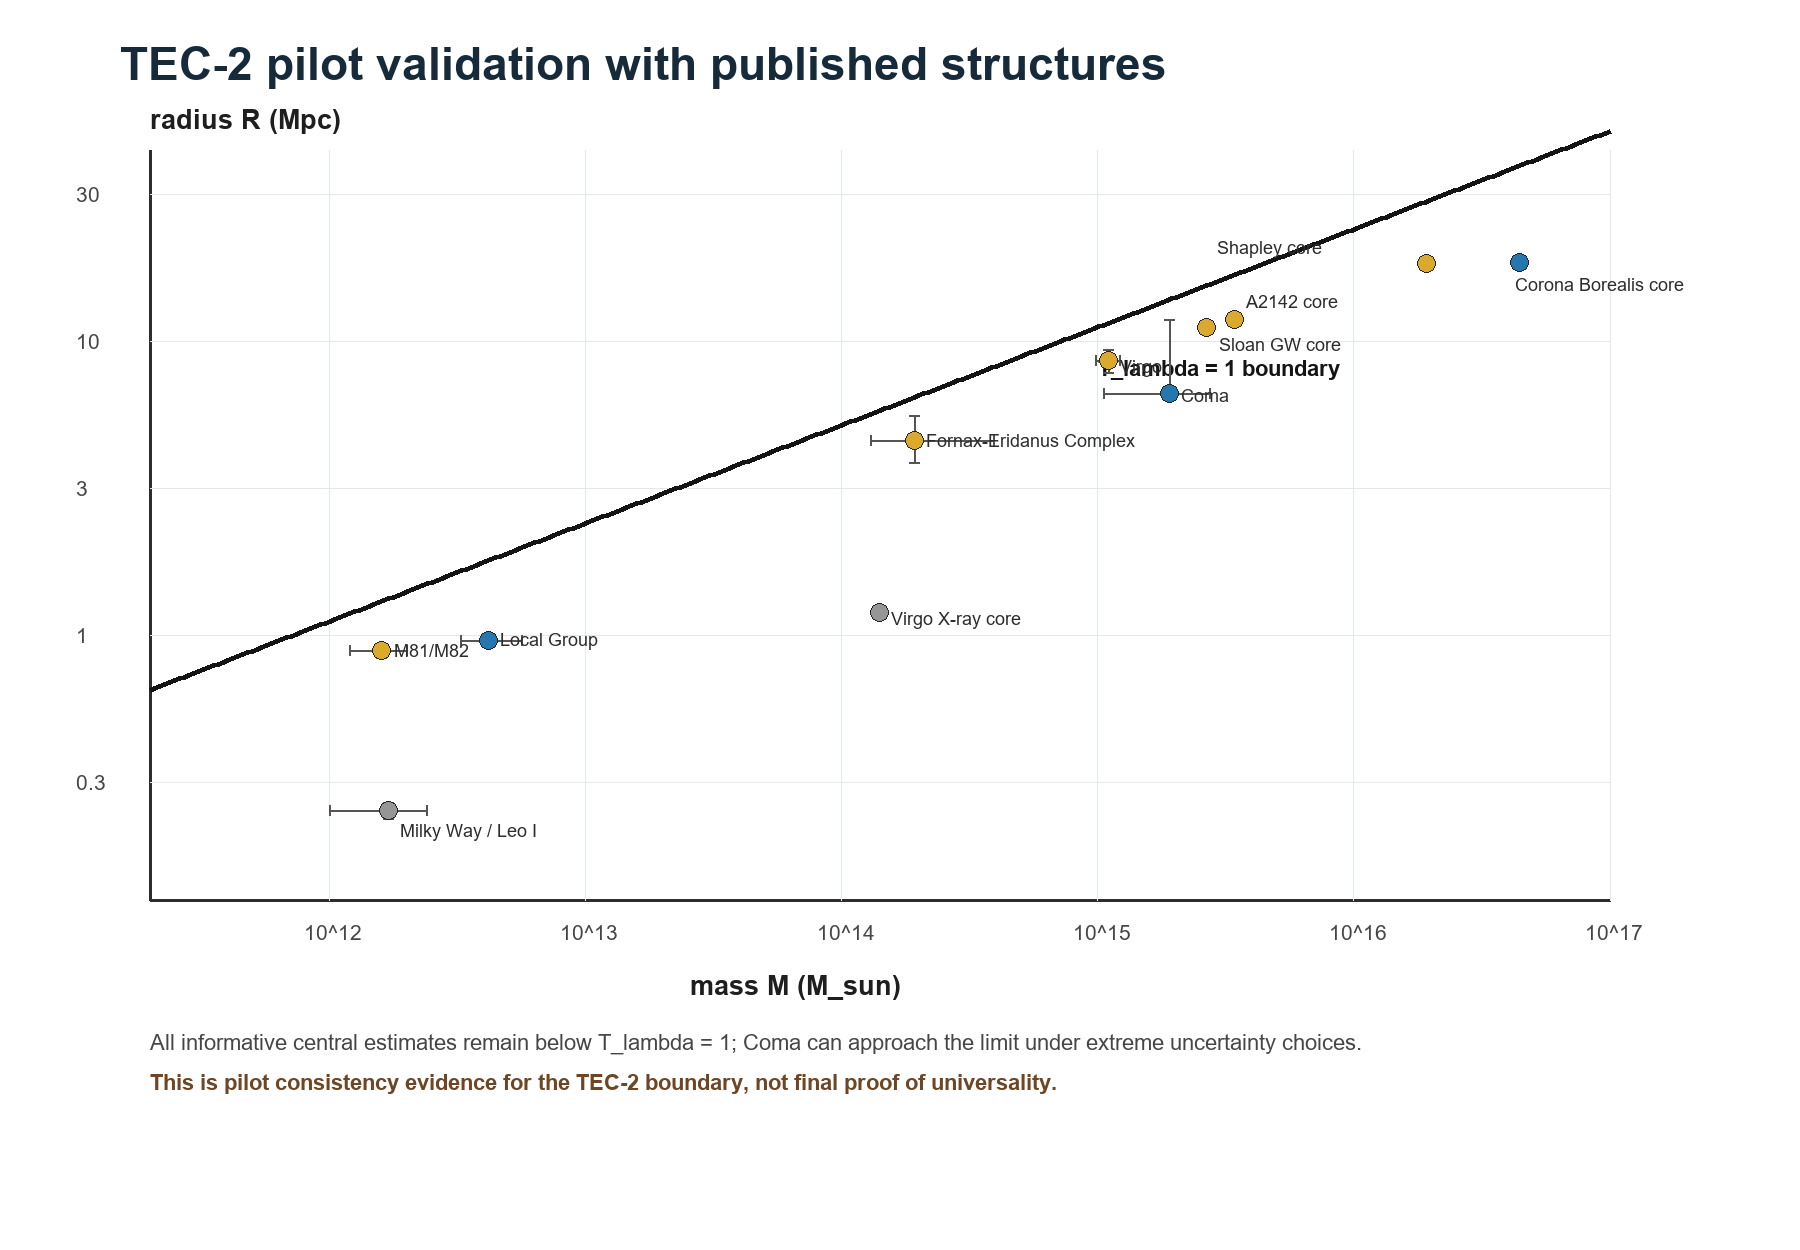

Recreate this plot in Python.
from __future__ import annotations

import json
import math
from pathlib import Path

import pandas as pd
from PIL import Image, ImageDraw, ImageFont


OUT = Path(__file__).resolve().parents[1]
CSV_OUT = OUT / "data" / "tec_literature_validation.csv"
CSV_PUBLIC_OUT = OUT / "data" / "cosmic_binding_basins_literature_validation.csv"
SUMMARY_OUT = OUT / "data" / "tec_literature_validation_summary.json"
FIG_OUT = OUT / "figures" / "tec_literature_validation.png"

G = 6.67430e-11
M_SUN = 1.98847e30
MPC = 3.0856775814913673e22
H0_KM = 67.4
H0 = H0_KM * 1000 / MPC
H = H0_KM / 100.0
OMEGA_L = 0.685

RADIUS_TYPE_EN = {
    "satélite ligado, não turnaround": "bound satellite (not turnaround)",
    "zero-velocity / turnaround local": "zero-velocity / local turnaround",
    "zero-velocity / turnaround aproximado": "zero-velocity / approximate turnaround",
    "raio interno, não turnaround": "internal core radius (not turnaround)",
    "turnaround/infall bound; ambiente filamentar": "turnaround/infall bound; filamentary environment",
    "turnaround/collapsing core": "turnaround/collapsing core",
    "turnaround/candidate bound supercluster": "turnaround/candidate bound supercluster",
}

NOTES_EN = {
    "Teste interno: deve estar muito abaixo da fronteira TEC-2.": "Internal control: should lie far below the TEC-2 boundary.",
    "Massa independente e raio de zero-velocity local.": "Independent mass estimate and local zero-velocity radius.",
    "Grupo local próximo usado como teste de turnaround.": "Nearby local group used as a turnaround-scale test.",
    "Massa de grupos virializados e intervalo de superfície de velocidade zero.": "Mass from virialized groups and zero-velocity surface interval.",
    "Estimativa via modelo Tolman-Bondi/local flow.": "Estimate based on Tolman-Bondi/local-flow modelling.",
    "Ponto interno não informativo para fronteira, mas deve cumprir TΛ << 1.": "Internal control, not informative as a boundary point, but expected to satisfy TΛ << 1.",
    "Raio de turnaround inferior e possível limite superior; Coma não é isolado.": "Lower turnaround/infall radius and possible upper limit; Coma is not isolated.",
    "Massa e raio publicados em unidades h^-1.": "Published mass and radius converted from h^-1 units.",
    "Core colapsante comparado em estudos de superenxames.": "Collapsing core discussed in supercluster studies.",
    "Core massivo em turnaround/collapse.": "Massive core in turnaround/collapse.",
    "Estimativa clássica de estrutura grande ligada; incertezas sistemáticas altas.": "Classical candidate for a large bound structure; systematic uncertainties are high.",
}


def font(size: int, bold: bool = False) -> ImageFont.FreeTypeFont:
    candidates = [
        r"C:\Windows\Fonts\arialbd.ttf" if bold else r"C:\Windows\Fonts\arial.ttf",
        r"C:\Windows\Fonts\calibrib.ttf" if bold else r"C:\Windows\Fonts\calibri.ttf",
    ]
    for item in candidates:
        if Path(item).exists():
            return ImageFont.truetype(item, size)
    return ImageFont.load_default()


def convert_h_inv(value: float) -> float:
    return value / H


def t_lambda(mass_msun: float, radius_mpc: float) -> float:
    return OMEGA_L * H0**2 * (radius_mpc * MPC) ** 3 / (G * mass_msun * M_SUN)


def r_lambda_mpc(mass_msun: float) -> float:
    return (G * mass_msun * M_SUN / (OMEGA_L * H0**2)) ** (1 / 3) / MPC


def add_row(rows, name, kind, mass, radius, source, mass_low=None, mass_high=None, radius_low=None, radius_high=None, notes=""):
    mass_low = mass if mass_low is None else mass_low
    mass_high = mass if mass_high is None else mass_high
    radius_low = radius if radius_low is None else radius_low
    radius_high = radius if radius_high is None else radius_high
    t = t_lambda(mass, radius)
    t_low = t_lambda(mass_high, radius_low)
    t_high = t_lambda(mass_low, radius_high)
    rlim = r_lambda_mpc(mass)
    rows.append(
        {
            "estrutura": name,
            "tipo_medida": kind,
            "massa_msun": mass,
            "massa_low_msun": mass_low,
            "massa_high_msun": mass_high,
            "raio_mpc": radius,
            "raio_low_mpc": radius_low,
            "raio_high_mpc": radius_high,
            "R_lambda_mpc": rlim,
            "R_sobre_R_lambda": radius / rlim,
            "T_lambda": t,
            "T_lambda_low": t_low,
            "T_lambda_high": t_high,
            "cumpre_limite_T_menor_1": t <= 1,
            "pode_violar_com_incerteza": t_high > 1,
            "fonte": source,
            "notas": notes,
        }
    )


def build_dataset() -> pd.DataFrame:
    rows = []

    add_row(
        rows,
        "Milky Way / Leo I",
        "satélite ligado, não turnaround",
        mass=1.7e12,
        mass_low=1.0e12,
        mass_high=2.4e12,
        radius=0.254,
        radius_low=0.238,
        radius_high=0.270,
        source="Pavlidou & Tomaras 2014; Bellazzini et al. 2004; Boylan-Kolchin et al. 2013",
        notes="Teste interno: deve estar muito abaixo da fronteira TEC-2.",
    )
    add_row(
        rows,
        "Local Group",
        "zero-velocity / turnaround local",
        mass=4.17e12,
        mass_low=3.24e12,
        mass_high=5.62e12,
        radius=0.96,
        radius_low=0.93,
        radius_high=0.99,
        source="Karachentsev & Kashibadze 2006; Gonzalez et al. 2013; Pavlidou & Tomaras 2014",
        notes="Massa independente e raio de zero-velocity local.",
    )
    add_row(
        rows,
        "M81/M82 Group",
        "zero-velocity / turnaround local",
        mass=1.6e12,
        mass_low=1.2e12,
        mass_high=2.0e12,
        radius=0.89,
        radius_low=0.84,
        radius_high=0.94,
        source="Karachentsev et al. 2002; Karachentsev & Kashibadze 2006; Pavlidou & Tomaras 2014",
        notes="Grupo local próximo usado como teste de turnaround.",
    )
    add_row(
        rows,
        "Fornax-Eridanus Complex",
        "zero-velocity / turnaround aproximado",
        mass=1.92e14,
        mass_low=1.30e14,
        mass_high=3.93e14,
        radius=4.60,
        radius_low=3.88,
        radius_high=5.60,
        source="Nasonova et al. 2011; Tanoglidis et al. 2014",
        notes="Massa de grupos virializados e intervalo de superfície de velocidade zero.",
    )
    add_row(
        rows,
        "Virgo Cluster",
        "zero-velocity / turnaround local",
        mass=1.10e15,
        mass_low=0.98e15,
        mass_high=1.22e15,
        radius=8.60,
        radius_low=7.80,
        radius_high=9.40,
        source="Karachentsev & Nasonova 2010; Tanoglidis et al. 2014",
        notes="Estimativa via modelo Tolman-Bondi/local flow.",
    )
    add_row(
        rows,
        "Virgo Cluster X-ray core",
        "raio interno, não turnaround",
        mass=1.4e14,
        radius=1.20,
        source="Urban et al. 2011; Pavlidou & Tomaras 2014",
        notes="Ponto interno não informativo para fronteira, mas deve cumprir TΛ << 1.",
    )
    add_row(
        rows,
        "Coma Cluster",
        "turnaround/infall bound; ambiente filamentar",
        mass=1.90e15,
        mass_low=1.05e15,
        mass_high=2.74e15,
        radius=6.66,
        radius_low=6.66,
        radius_high=11.82,
        source="Benisty et al. 2025 preprint; Gavazzi et al. 2009; Pavlidou & Tomaras 2014",
        notes="Raio de turnaround inferior e possível limite superior; Coma não é isolado.",
    )
    add_row(
        rows,
        "A2142 supercluster core",
        "turnaround/collapsing core",
        mass=convert_h_inv(2.3e15),
        radius=convert_h_inv(8.0),
        source="Einasto et al. 2018/2021",
        notes="Massa e raio publicados em unidades h^-1.",
    )
    add_row(
        rows,
        "Sloan Great Wall core",
        "turnaround/collapsing core",
        mass=convert_h_inv(1.8e15),
        radius=convert_h_inv(7.5),
        source="Einasto et al. 2016/2021",
        notes="Core colapsante comparado em estudos de superenxames.",
    )
    add_row(
        rows,
        "Shapley supercluster core",
        "turnaround/collapsing core",
        mass=convert_h_inv(1.3e16),
        radius=convert_h_inv(12.4),
        source="Einasto et al. 2021; Reisenegger et al. 2000",
        notes="Core massivo em turnaround/collapse.",
    )
    add_row(
        rows,
        "Corona Borealis core",
        "turnaround/candidate bound supercluster",
        mass=convert_h_inv(3.0e16),
        radius=convert_h_inv(12.5),
        source="Pearson et al. 2014; Einasto et al. 2021",
        notes="Estimativa clássica de estrutura grande ligada; incertezas sistemáticas altas.",
    )
    return pd.DataFrame(rows)


def summarize(df: pd.DataFrame) -> dict:
    informative = df[~df["tipo_medida"].str.contains("não turnaround", case=False, regex=False)]
    return {
        "n_total": int(len(df)),
        "n_informative_turnaround_like": int(len(informative)),
        "n_central_T_less_equal_1": int((informative["T_lambda"] <= 1).sum()),
        "n_possible_uncertainty_violation": int(informative["pode_violar_com_incerteza"].sum()),
        "median_T_informative": float(informative["T_lambda"].median()),
        "max_T_central_informative": float(informative["T_lambda"].max()),
        "objects_possible_uncertainty_violation": informative.loc[informative["pode_violar_com_incerteza"], "estrutura"].tolist(),
    }


def public_dataset(df: pd.DataFrame) -> pd.DataFrame:
    public = df.copy()
    public["radius_type"] = public["tipo_medida"].map(RADIUS_TYPE_EN).fillna(public["tipo_medida"])
    public["notes"] = public["notas"].map(NOTES_EN).fillna(public["notas"])
    public = public.rename(
        columns={
            "estrutura": "object",
            "massa_msun": "mass_msun",
            "massa_low_msun": "mass_low_msun",
            "massa_high_msun": "mass_high_msun",
            "raio_mpc": "radius_mpc",
            "raio_low_mpc": "radius_low_mpc",
            "raio_high_mpc": "radius_high_mpc",
            "T_lambda": "T_lambda",
            "T_lambda_low": "T_lambda_low",
            "T_lambda_high": "T_lambda_high",
            "pode_violar_com_incerteza": "possible_uncertainty_violation",
            "fonte": "source",
        }
    )
    return public[
        [
            "object",
            "radius_type",
            "mass_msun",
            "mass_low_msun",
            "mass_high_msun",
            "radius_mpc",
            "radius_low_mpc",
            "radius_high_mpc",
            "T_lambda",
            "T_lambda_low",
            "T_lambda_high",
            "possible_uncertainty_violation",
            "source",
            "notes",
        ]
    ]


def draw_validation_plot(df: pd.DataFrame) -> None:
    img = Image.new("RGB", (1800, 1250), "white")
    d = ImageDraw.Draw(img)
    title_font = font(46, True)
    label_font = font(27, True)
    tick_font = font(21)
    small_font = font(18)
    d.text((120, 38), "TEC-2 pilot validation with published structures", fill=(22, 42, 58), font=title_font)
    left, top, right, bottom = 150, 150, 1610, 900
    xlim = (11.3, 17.0)
    ylim = (-0.9, 1.65)

    def xmap(x):
        return left + (x - xlim[0]) / (xlim[1] - xlim[0]) * (right - left)

    def ymap(y):
        return bottom - (y - ylim[0]) / (ylim[1] - ylim[0]) * (bottom - top)

    d.line((left, bottom, right, bottom), fill=(45, 45, 45), width=3)
    d.line((left, top, left, bottom), fill=(45, 45, 45), width=3)
    for x in [12, 13, 14, 15, 16, 17]:
        xx = xmap(x)
        d.line((xx, top, xx, bottom), fill=(227, 232, 238), width=1)
        d.text((xx - 25, bottom + 20), f"10^{x}", fill=(70, 70, 70), font=tick_font)
    for y, label in [(-0.5, "0.3"), (0, "1"), (0.5, "3"), (1, "10"), (1.5, "30")]:
        yy = ymap(y)
        d.line((left, yy, right, yy), fill=(227, 232, 238), width=1)
        d.text((left - 74, yy - 12), label, fill=(70, 70, 70), font=tick_font)

    masses = [10 ** (xlim[0] + i * (xlim[1] - xlim[0]) / 300) for i in range(301)]
    line = [(xmap(math.log10(m)), ymap(math.log10(r_lambda_mpc(m)))) for m in masses]
    d.line(line, fill=(20, 20, 20), width=5)
    d.text((xmap(15.0), ymap(0.95)), "T_lambda = 1 boundary", fill=(20, 20, 20), font=font(22, True))

    label_offsets = {
        "Milky Way / Leo I": (12, 10),
        "Local Group": (12, -12),
        "M81/M82 Group": (12, -10),
        "Fornax-Eridanus Complex": (12, -10),
        "Virgo Cluster": (12, -4),
        "Virgo Cluster X-ray core": (12, -4),
        "Coma Cluster": (12, -8),
        "A2142 supercluster core": (12, -28),
        "Sloan Great Wall core": (12, 6),
        "Shapley supercluster core": (-210, -26),
        "Corona Borealis core": (-5, 12),
    }
    label_names = {
        "Local Group": "Local Group",
        "M81/M82 Group": "M81/M82",
        "Virgo Cluster X-ray core": "Virgo X-ray core",
        "A2142 supercluster core": "A2142 core",
        "Sloan Great Wall core": "Sloan GW core",
        "Shapley supercluster core": "Shapley core",
        "Corona Borealis core": "Corona Borealis core",
    }
    for _, row in df.iterrows():
        x = xmap(math.log10(row["massa_msun"]))
        y = ymap(math.log10(row["raio_mpc"]))
        x_low = xmap(math.log10(row["massa_low_msun"]))
        x_high = xmap(math.log10(row["massa_high_msun"]))
        y_low = ymap(math.log10(row["raio_low_mpc"]))
        y_high = ymap(math.log10(row["raio_high_mpc"]))
        d.line((x_low, y, x_high, y), fill=(85, 85, 85), width=2)
        d.line((x, y_high, x, y_low), fill=(85, 85, 85), width=2)
        d.line((x_low, y - 5, x_low, y + 5), fill=(85, 85, 85), width=2)
        d.line((x_high, y - 5, x_high, y + 5), fill=(85, 85, 85), width=2)
        d.line((x - 5, y_low, x + 5, y_low), fill=(85, 85, 85), width=2)
        d.line((x - 5, y_high, x + 5, y_high), fill=(85, 85, 85), width=2)
        color = (37, 120, 175)
        if row["tipo_medida"].lower().find("não turnaround") >= 0:
            color = (150, 150, 150)
        elif row["T_lambda"] > 0.5:
            color = (210, 93, 48)
        elif row["T_lambda"] > 0.2:
            color = (219, 169, 45)
        d.ellipse((x - 9, y - 9, x + 9, y + 9), fill=color, outline=(35, 35, 35))
        label = label_names.get(row["estrutura"], row["estrutura"].replace(" Cluster", "").replace(" Group", ""))
        dx, dy = label_offsets.get(row["estrutura"], (12, -9))
        d.text((x + dx, y + dy), label, fill=(45, 45, 45), font=small_font)

    d.text((left + 540, bottom + 70), "mass M (M_sun)", fill=(30, 30, 30), font=label_font)
    d.text((left, top - 46), "radius R (Mpc)", fill=(30, 30, 30), font=label_font)
    d.text((150, 1030), "All informative central estimates remain below T_lambda = 1; Coma can approach the limit under extreme uncertainty choices.", fill=(70, 70, 70), font=font(22))
    d.text((150, 1070), "This is pilot consistency evidence for the TEC-2 boundary, not final proof of universality.", fill=(110, 70, 35), font=font(22, True))
    img.save(FIG_OUT, quality=95)


def main() -> None:
    CSV_OUT.parent.mkdir(parents=True, exist_ok=True)
    CSV_PUBLIC_OUT.parent.mkdir(parents=True, exist_ok=True)
    SUMMARY_OUT.parent.mkdir(parents=True, exist_ok=True)
    FIG_OUT.parent.mkdir(parents=True, exist_ok=True)
    df = build_dataset()
    summary = summarize(df)
    df.to_csv(CSV_OUT, index=False)
    public_dataset(df).to_csv(CSV_PUBLIC_OUT, index=False)
    SUMMARY_OUT.write_text(json.dumps(summary, indent=2, ensure_ascii=False), encoding="utf-8")
    draw_validation_plot(df)
    print(CSV_OUT)
    print(CSV_PUBLIC_OUT)
    print(SUMMARY_OUT)
    print(FIG_OUT)
    print(json.dumps(summary, indent=2, ensure_ascii=False))


if __name__ == "__main__":
    main()
